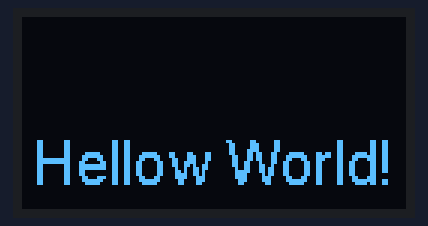
Recording of a program running on a simulated ESP32 board running MicroPython. Parts: 128×64 one-colour display. Library files of the repository ran but are not shown: ssd1306.py, freesans20.py, writer.py; what the program prints to the serial console is not drawn. At 0.1 s the program stops and its outputs stay as they are.

Above: at 0.1 s.

The program:

main.py
```python
# Complete project details at https://RandomNerdTutorials.com

from machine import Pin, SoftI2C
import ssd1306
from time import sleep

import framebuf
import utime
import freesans20
import writer

# ESP32 Pin assignment
i2c = SoftI2C(scl=Pin(12), sda=Pin(13))

# ESP8266 Pin assignment
#i2c = SoftI2C(scl=Pin(5), sda=Pin(4))

oled_width = 128
oled_height = 64
oled = ssd1306.SSD1306_I2C(oled_width, oled_height, i2c)

font_writer = writer.Writer(oled, freesans20)
font_writer.set_textpos(5, 40)
font_writer.printstring("Hellow World!")
oled.show() 
```
